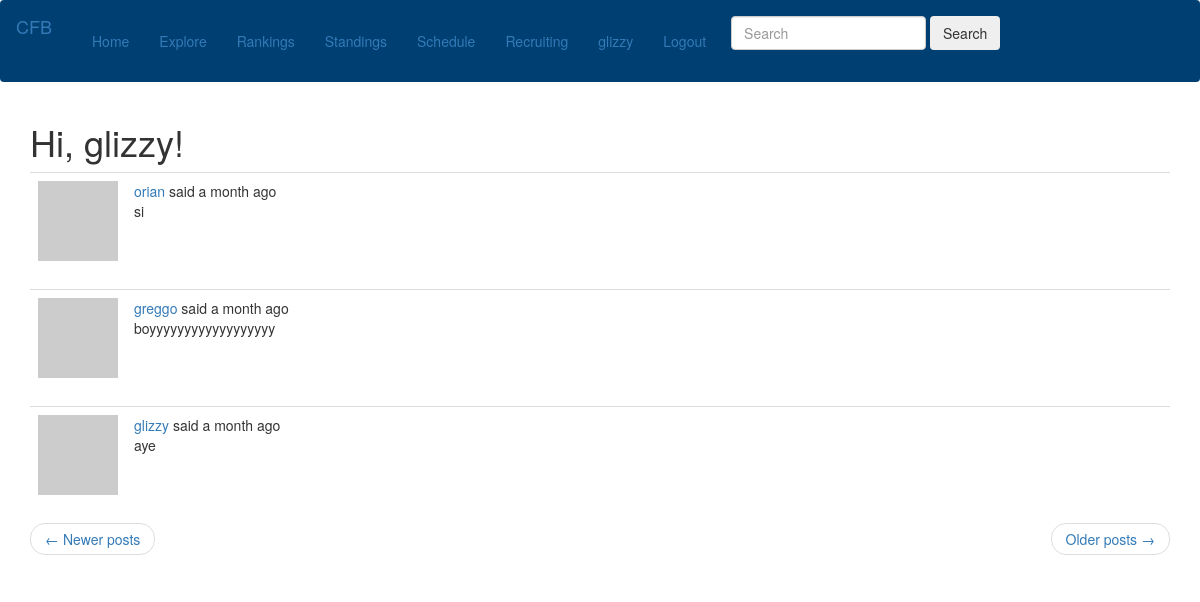
The page /explore/?page=2 (signed in) on the database its author committed.
### app/models.py (models this page shows, shortened)
class User(UserMixin, db.Model):
    id = db.Column(db.Integer, primary_key=True)
    username = db.Column(db.String(64), index=True, unique=True)
    email = db.Column(db.String(120), index=True, unique=True)
    password_hash = db.Column(db.String(128))
    posts = db.relationship('Post', backref='author',lazy='dynamic')
    about_me = db.Column(db.String(140))
    last_seen = db.Column(db.DateTime, default=datetime.utcnow)
    followed = db.relationship(
        'User', secondary=followers,
        primaryjoin=(followers.c.follower_id == id),
        secondaryjoin=(followers.c.followed_id == id),
        backref=db.backref('followers',lazy='dynamic'), lazy='dynamic')
    def avatar(self, size):
        digest = md5(self.email.lower().encode('utf-8')).hexdigest()
        return 'https://www.gravatar.com/avatar/{}?d=identicon&s={}'.format(digest, size)

class Post(db.Model):
    id = db.Column(db.Integer, primary_key=True)
    body = db.Column(db.String(140))
    timestamp = db.Column(db.DateTime, index=True, default=datetime.utcnow)
    user_id = db.Column(db.Integer, db.ForeignKey('user.id'))
    language = db.Column(db.String(5))

### app/routes.py (the view)
@app.route('/explore/')
@login_required
def explore():
    page = request.args.get('page', 1, type=int)
    posts = Post.query.order_by(Post.timestamp.desc()).paginate(
        page, app.config['POST_PER_PAGE'], False)
    next_url = url_for('explore', page=posts.next_num) \
        if posts.has_next else None
    prev_url = url_for('explore', page=posts.prev_num) \
        if posts.has_prev else None
    return render_template('index.html', title=_('Explore'), posts=posts.items,
                        next_url=next_url, prev_url=prev_url)

### app/models.py (called while the page is built)
@login.user_loader
def load_user(id):
    return User.query.get(int(id))

### app/routes.py (called while the page is built)
@app.before_request
def before_request():
    if current_user.is_authenticated:
        current_user.last_seen = datetime.utcnow()
        db.session.commit()
        g.locale = str(get_locale())

### app/templates/index.html (shortened to what this page needs)
{% extends "base.html" %}
{% import 'bootstrap/wtf.html' as wtf %}
{% block app_content %}
    <h1>{{ _('Hi, %(username)s!', username=current_user.username) }}</h1>
    {% for post in posts %}
    	{% include '_post.html' %}
    {% endfor %}
    <nav aria-label="...">
        <ul class="pager">
            <li class="previous{% if not prev_url %} disabled{% endif %}">
                <a href="{{ prev_url or '#' }}">
                    <span aria-hidden="true">&larr;</span> {{ _('Newer posts') }}
                </a>
            </li>
            <li class="next{% if not next_url %} disabled{% endif %}">
                <a href="{{ next_url or '#' }}">
                    {{ _('Older posts') }} <span aria-hidden="true">&rarr;</span>
                </a>
            </li>
        </ul>
    </nav>
{% endblock %}

### app/templates/base.html (shortened to what this page needs)
{% extends 'bootstrap/base.html' %}
{% block navbar %}
    	<nav style="background-color:#003F72" class="navbar navbar-expand navbar-dark flex-column flex-md-row bd-navbar">
  <a class="navbar-brand" href="/">
    CFB</a>
  <div class="collapse navbar-collapse" id="navbarSupportedContent" style="margin:5px">
    <ul class="nav navbar-nav mr-auto" style="margin:10px">
      <li class="nav-item active">
        <a class="nav-link" href="{{ url_for('index') }}">{{ _('Home') }} </a>
      </li>
      <li class="nav-item">
	    <a class="nav-link" href="{{ url_for('explore') }}">{{ _('Explore') }}</a>
	  </li>
	  <li class="nav-item">
	    <a class="nav-link" href="/rankings/">{{ _('Rankings') }}</a>
	  </li>
	  <li class="nav-item">
	    <a class="nav-link" href="/standings/">{{ _('Standings') }}</a>
	  </li>
	  <li class="nav-item">
	    <a class="nav-link" href="/schedule/">{{ _('Schedule') }}</a>
	  </li>
	  <li class="nav-item">
	    <a class="nav-link" href="/recruiting/">{{ _('Recruiting') }}</a>
	  </li>
	  {% if current_user.is_anonymous %}
	  <li class="nav-item">
	    <a class="nav-link" href="{{ url_for('login') }}">{{ _('Login') }}</a>
	  </li>
	  <li class="nav-item">
	  <a class="nav-link" href="{{ url_for('register') }}">{{ _('Sign up') }}</a>
	  </li>
	  {% else %}
	  <li class="nav-item">
		<a class="nav-link" href="{{ url_for('user', username=current_user.username) }}">{{ _('%(username)s', username=current_user.username) }}</a>
	  </li>
	  <li class="nav-item">
	    <a class="nav-link" href="{{ url_for('logout') }}">{{ _('Logout') }}</a>
	  </li>
	  {% endif %}
    </ul>
    <form class="form-inline" style="height:50px; padding-top:10px">
     <input class="form-control mr-sm-2" type="search" placeholder="Search" aria-label="Search">
     <button class="btn btn-outline-success my-2 my-sm-0" type="submit">Search</button>
    </form>
</div>
</nav>
{% endblock %}
{% block content %}
    <div class="container">
        {% block app_content %}{% endblock %}
    </div>
{% endblock %}

### app/templates/_post.html (shortened to what this page needs)
<table class="table table-hover">
	<tr>
		<td width="70px">
			<a href="{{ url_for('user', username=post.author.username) }}">
				<img src="{{ post.author.avatar(36) }}">
			</a>
		</td>
		<td>
			{{ _('%(username)s said %(when)s', username=user_link, when=moment(post.timestamp).fromNow())}}
			<br>
			<span id="post{{ post.id }}">{{ post.body }}</span>
		</td>
	</tr>
</table>

### rows shown on the page
Post: body "si"
Post: body "boyyyyyyyyyyyyyyyyyy"
Post: body "aye"
